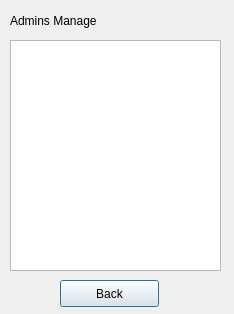
<?xml version="1.0" encoding="UTF-8"?>
<ui version="4.0">
 <class>AdminsChPwdDlg</class>
 <widget class="QDialog" name="AdminsChPwdDlg">
  <property name="geometry">
   <rect>
    <x>0</x>
    <y>0</y>
    <width>234</width>
    <height>314</height>
   </rect>
  </property>
  <property name="windowTitle">
   <string>Dialog</string>
  </property>
  <widget class="QListWidget" name="listAdminsChPwd">
   <property name="geometry">
    <rect>
     <x>10</x>
     <y>40</y>
     <width>211</width>
     <height>231</height>
    </rect>
   </property>
  </widget>
  <widget class="QPushButton" name="btnBack">
   <property name="geometry">
    <rect>
     <x>60</x>
     <y>280</y>
     <width>99</width>
     <height>27</height>
    </rect>
   </property>
   <property name="text">
    <string>Back</string>
   </property>
  </widget>
  <widget class="QLabel" name="labelAdminsManage">
   <property name="geometry">
    <rect>
     <x>10</x>
     <y>10</y>
     <width>111</width>
     <height>21</height>
    </rect>
   </property>
   <property name="text">
    <string>Admins Manage</string>
   </property>
  </widget>
 </widget>
 <resources/>
 <connections/>
</ui>
